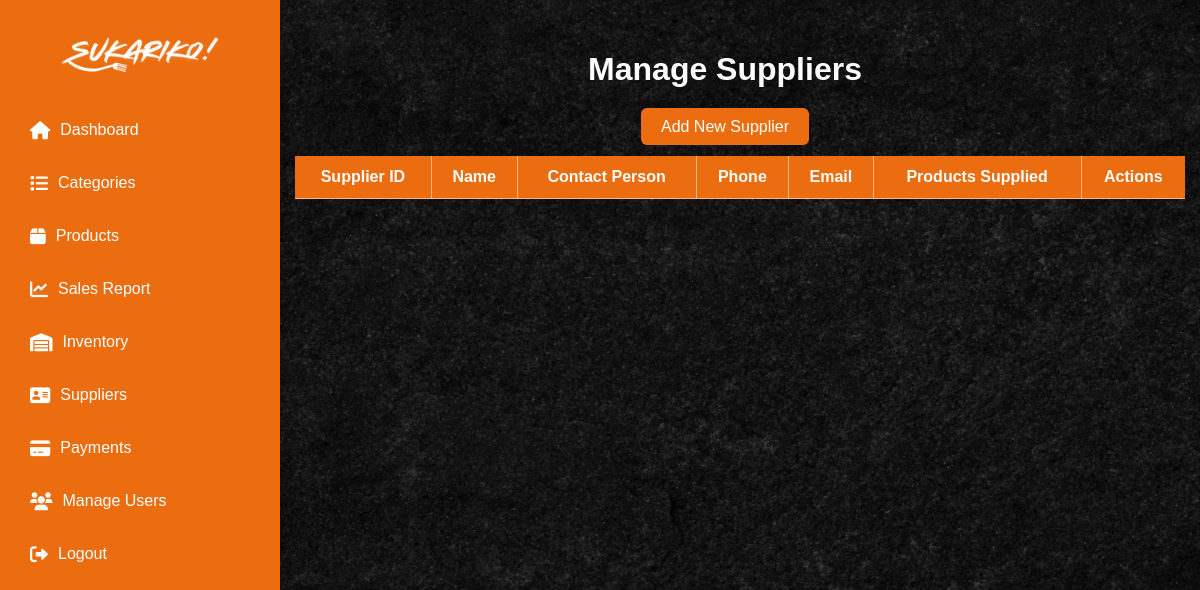
Page /Super_Admin/suppliers.php (signed in) on the earlier database version.
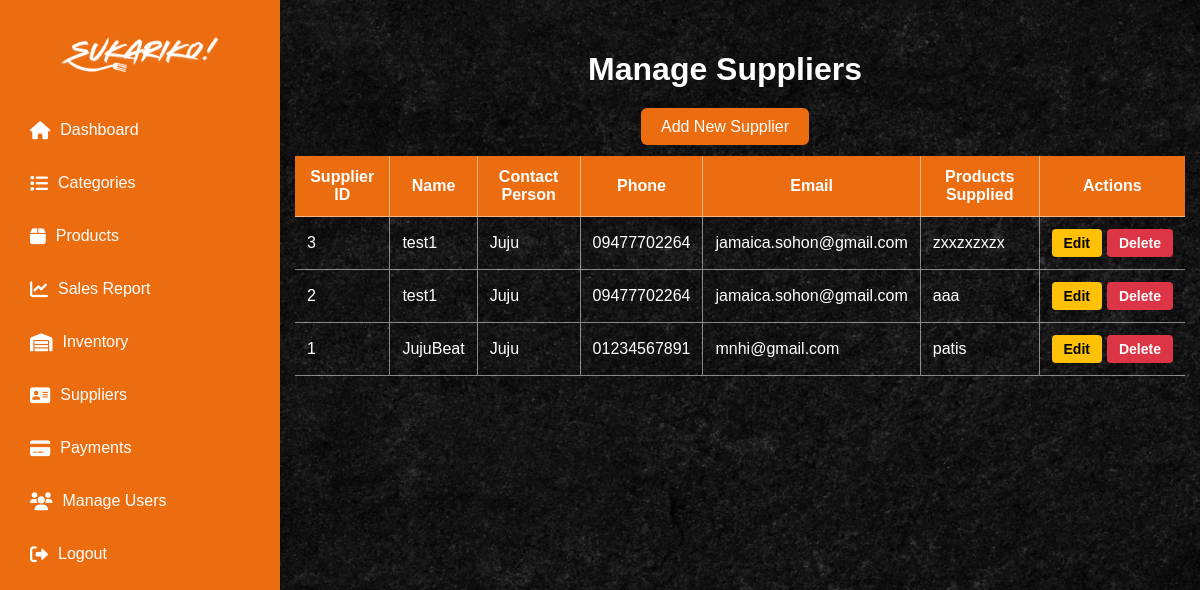
Same page on the later database version.
### tables this page shows
CREATE TABLE `suppliers` (
  `id` int(11) NOT NULL,
  `name` varchar(255) NOT NULL,
  `contact_person` varchar(255) NOT NULL,
  `phone` varchar(20) NOT NULL,
  `email` varchar(255) NOT NULL,
  `products_supplied` text DEFAULT NULL,
  `status` enum('active','inactive') NOT NULL,
  `created_at` timestamp NOT NULL DEFAULT current_timestamp()
);

### Super_Admin/suppliers.php (the view, shortened to what this page needs)
<?php
require __DIR__ . '/../db.php';
try {
    $suppliersQuery = $pdo->query("SELECT id, name, contact_person, phone, email, products_supplied, status, created_at FROM suppliers ORDER BY created_at DESC");
    $suppliers = $suppliersQuery->fetchAll(PDO::FETCH_ASSOC);
} catch (PDOException $e) {
    die("Database error: " . $e->getMessage());
}
?>
<!DOCTYPE html>
<html lang="en">
<head>
    <link rel="stylesheet" href="https://cdnjs.cloudflare.com/ajax/libs/font-awesome/6.0.0/css/all.min.css">
</head>
<body>
    <div class="sidebar">
        <h2>
            <img src="../imgmain/logo1.png" alt="image">
        </h2>
        <ul>
            <li><a href="super_admin_dashboard.php" class="active"><i class="fas fa-home"></i> Dashboard</a></li>
            <li><a href="categories.php"><i class="fas fa-list"></i> Categories</a></li>
            <li><a href="products.php"><i class="fas fa-box"></i> Products</a></li>
            <li><a href="sales_report.php"><i class="fas fa-chart-line"></i> Sales Report</a></li>
            <li><a href="view_inventory.php"><i class="fas fa-warehouse"></i> Inventory</a></li>
            <li><a href="suppliers.php"><i class="fas fa-address-card"></i> Suppliers</a></li>
            <li><a href="payments.php"><i class="fas fa-credit-card"></i> Payments</a></li>
            <li><a href="users.php"><i class="fas fa-users"></i> Manage Users</a></li>
            <li><a href="/POS/logout.php"><i class="fas fa-sign-out-alt"></i> Logout</a></li>
        </ul>
    </div>
    <div class="container">
        <h1>Manage Suppliers</h1>
        <div style="text-align: center; margin-bottom: 20px;">
            <a href="add_supplier.php" class="add-supplier">Add New Supplier</a>
        </div>
        <table>
            <thead>
                <tr>
                    <th>Supplier ID</th>
                    <th>Name</th>
                    <th>Contact Person</th>
                    <th>Phone</th>
                    <th>Email</th>
                    <th>Products Supplied</th>
                    <th>Actions</th>
                </tr>
            </thead>
            <tbody>
                <?php foreach ($suppliers as $supplier): ?>
                    <tr>
                        <td><?= htmlspecialchars($supplier['id']); ?></td>
                        <td><?= htmlspecialchars($supplier['name']); ?></td>
                        <td><?= htmlspecialchars($supplier['contact_person']); ?></td>
                        <td><?= htmlspecialchars($supplier['phone']); ?></td>
                        <td><?= htmlspecialchars($supplier['email']); ?></td>
                        <td><?= htmlspecialchars($supplier['products_supplied']); ?></td>
                        <td class="action-buttons" style="align-items: center;">
                            <a href="edit_supplier.php?id=<?= $supplier['id']; ?>" class="btn edit-btn">Edit</a>
                            <a href="delete_supplier.php?id=<?= $supplier['id']; ?>" class="btn delete-btn" onclick="return confirm('Are you sure you want to delete this supplier?');">Delete</a>
                        </td>
                    </tr>
                <?php endforeach; ?>
            </tbody>
        </table>
    </div>
</body>
</html>

Differences in the rows shown:
added suppliers: id "3", name "test1", contact_person "Juju", phone "09477702264", email "jamaica.sohon@gmail.com", products_supplied "zxxzxzxzx"
added suppliers: id "2", name "test1", contact_person "Juju", phone "09477702264", email "jamaica.sohon@gmail.com", products_supplied "aaa"
added suppliers: id "1", name "JujuBeat", contact_person "Juju", phone "01234567891", email "mnhi@gmail.com", products_supplied "patis"
